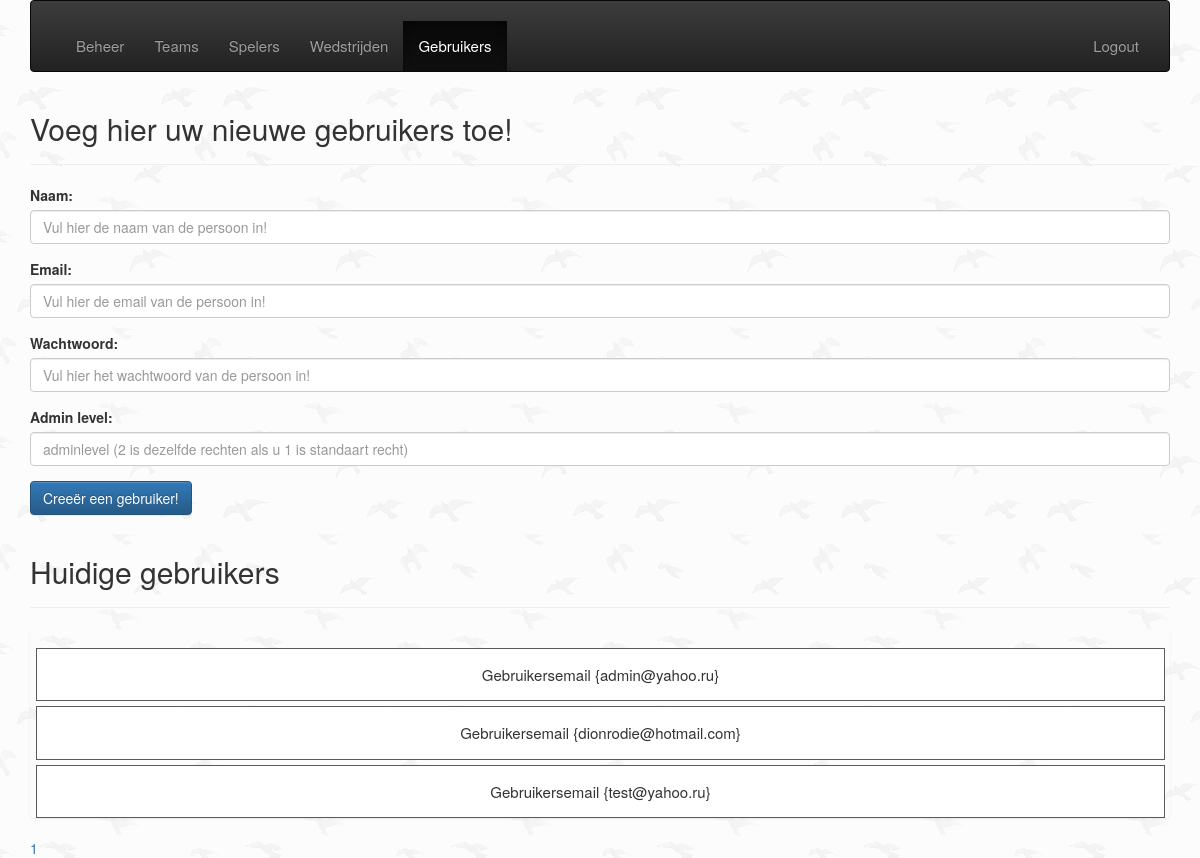
Screenshot of /admin/public/createUser.php (signed in) with the database file from the repository.
### tables this page shows
CREATE TABLE `tbl_users` (
  `id` int(10) NOT NULL,
  `name` varchar(255) NOT NULL,
  `password` varchar(255) NOT NULL,
  `email` varchar(255) NOT NULL,
  `adminLevel` int(1) NOT NULL,
  `created_at` datetime NOT NULL DEFAULT CURRENT_TIMESTAMP,
  `deleted_at` datetime DEFAULT NULL
);

### admin/public/createUser.php (the view, shortened to what this page needs)
<?php
require ('header.php');
require ('../app/database.php');
?>
    <header class="page-header">
        <h2>Voeg hier uw nieuwe gebruikers toe!</h2>
    </header>
    <section>
        <form action="../app/user_manager.php" method="POST" enctype="multipart/form-data">
            <div class="form-group">
                <label for="name">Naam:</label>
                <input type="text" class="form-control" name="name" placeholder="Vul hier de naam van de persoon in!">
            </div>
            <div class="form-group">
                <label for="email">Email:</label>
                <input type="text" class="form-control" name="email" placeholder="Vul hier de email van de persoon in!">
            </div>
            <div class="form-group">
                <label for="password">Wachtwoord:</label>
                <input type="password" class="form-control" name="password" placeholder="Vul hier het wachtwoord van de persoon in!">
            </div>
            <div class="form-group">
                <label for="adminlevel">Admin level:</label>
                <input type="number" min="1" max="2" class="form-control" name="adminlevel" placeholder="adminlevel (2 is dezelfde rechten als u 1 is standaart recht)">
            </div>
            <div class="form-group">
                <input type="submit" value="Creeër een gebruiker!" class="btn btn-primary" name="register">
            </div>
        </form>
        <header class="page-header">
            <h2>Huidige gebruikers</h2>
        </header>
        <?php
        $page = isset($_GET['page'])?(int)$_GET['page'] : 1;
        $perPage = isset($_GET['per-page'])&& $_GET['per-page'] <=4  ?(int)$_GET['per-page'] : 4;
        $start = ($page > 1) ? ($page * $perPage) - $perPage : 0;
        $users = $db_conn->prepare ("SELECT SQL_CALC_FOUND_ROWS * FROM tbl_users LIMIT {$start},{$perPage}");
        $users->execute();
        $users = $users->fetchAll(PDO::FETCH_ASSOC);
        $total = $db_conn->query("SELECT FOUND_ROWS() as total")->fetch()['total'];
        $pages = ceil($total /$perPage);
        ?>
        <ul class="list-group">
            <?php
            foreach ($users as $user)
            {
                echo "<ul class=\"game-item\">
                          <form action=\"adjust_user.php\" method=\"POST\">
                          <input type=\"hidden\" name=\"adjust\" value=\"{$user['id']}\">
                          <input class=\"adjust\" type=\"submit\" value=\"adjust\">
                             </form>
                          <li>Gebruikersemail {{$user['email']}}</li>
                          <form action=\"../app/delete_user_manager.php\" method=\"POST\">
                          <input type=\"hidden\" name=\"delete\" value=\"{$user['id']}\">
                          <input class=\"delete\" type=\"submit\" value=\"delete\">
                          </form>
                          </ul>";
            }
            ?>
        </ul>
        <div class="pagenation">
            <?php  for ($x =1; $x <= $pages; $x++) :?>
                <a href="?page=<?php echo $x; ?>&per-page=<?php echo $perPage ?>"><?php  echo $x; ?></a>
            <?php endfor; ?>
        </div>
    </section>
<?php
require ('footer.php');

### admin/css/main.css (style rules this page uses)
ul { padding-top: 20px; list-style-type: none; }
li { font-size: 15px; }
body { background: url("../img/bg.png"); }
a { color: red; }
.game-item { padding: 15px; border: 1px solid rgb(90, 90, 90); margin: 0 5px 5px 6px; background: #FFF; position: relative; text-align: center; }

### rows the page displays
tbl_users: email "admin@yahoo.ru"
tbl_users: email "dionrodie@hotmail.com"
tbl_users: email "test@yahoo.ru"

### other values shown
$item['label'] "Beheer"
$item['label'] "Teams"
$item['label'] "Spelers"
$item['label'] "Wedstrijden"
$item['label'] "Gebruikers"
